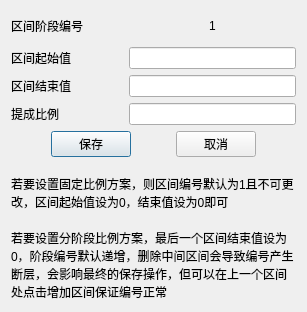
<?xml version="1.0" encoding="UTF-8"?>
<ui version="4.0">
 <class>BrokerRelaStatePop</class>
 <widget class="QDialog" name="BrokerRelaStatePop">
  <property name="geometry">
   <rect>
    <x>0</x>
    <y>0</y>
    <width>307</width>
    <height>312</height>
   </rect>
  </property>
  <property name="windowTitle">
   <string>区间设置</string>
  </property>
  <layout class="QVBoxLayout" name="verticalLayout_2">
   <item>
    <layout class="QVBoxLayout" name="verticalLayout" stretch="1,2,2,2,2,2,2">
     <item>
      <layout class="QHBoxLayout" name="horizontalLayout_5" stretch="2,3">
       <item>
        <widget class="QLabel" name="label_5">
         <property name="text">
          <string>区间阶段编号</string>
         </property>
        </widget>
       </item>
       <item>
        <widget class="QLabel" name="la_num">
         <property name="text">
          <string>1</string>
         </property>
         <property name="alignment">
          <set>Qt::AlignCenter</set>
         </property>
        </widget>
       </item>
      </layout>
     </item>
     <item>
      <layout class="QHBoxLayout" name="horizontalLayout_2" stretch="2,3">
       <item>
        <widget class="QLabel" name="label_2">
         <property name="text">
          <string>区间起始值</string>
         </property>
        </widget>
       </item>
       <item>
        <widget class="QLineEdit" name="le_start"/>
       </item>
      </layout>
     </item>
     <item>
      <layout class="QHBoxLayout" name="horizontalLayout" stretch="2,3">
       <item>
        <widget class="QLabel" name="label">
         <property name="text">
          <string>区间结束值</string>
         </property>
        </widget>
       </item>
       <item>
        <widget class="QLineEdit" name="le_end"/>
       </item>
      </layout>
     </item>
     <item>
      <layout class="QHBoxLayout" name="horizontalLayout_4" stretch="2,3">
       <item>
        <widget class="QLabel" name="label_4">
         <property name="text">
          <string>提成比例</string>
         </property>
        </widget>
       </item>
       <item>
        <widget class="QLineEdit" name="le_ratio"/>
       </item>
      </layout>
     </item>
     <item>
      <layout class="QHBoxLayout" name="horizontalLayout_3">
       <item>
        <spacer name="horizontalSpacer_3">
         <property name="orientation">
          <enum>Qt::Horizontal</enum>
         </property>
         <property name="sizeHint" stdset="0">
          <size>
           <width>40</width>
           <height>20</height>
          </size>
         </property>
        </spacer>
       </item>
       <item>
        <widget class="QPushButton" name="save_btn">
         <property name="text">
          <string>保存</string>
         </property>
        </widget>
       </item>
       <item>
        <spacer name="horizontalSpacer_2">
         <property name="orientation">
          <enum>Qt::Horizontal</enum>
         </property>
         <property name="sizeHint" stdset="0">
          <size>
           <width>40</width>
           <height>20</height>
          </size>
         </property>
        </spacer>
       </item>
       <item>
        <widget class="QPushButton" name="cancle_btn">
         <property name="text">
          <string>取消</string>
         </property>
        </widget>
       </item>
       <item>
        <spacer name="horizontalSpacer">
         <property name="orientation">
          <enum>Qt::Horizontal</enum>
         </property>
         <property name="sizeHint" stdset="0">
          <size>
           <width>40</width>
           <height>20</height>
          </size>
         </property>
        </spacer>
       </item>
      </layout>
     </item>
     <item>
      <widget class="QLabel" name="label_3">
       <property name="text">
        <string>若要设置固定比例方案，则区间编号默认为1且不可更改，区间起始值设为0，结束值设为0即可</string>
       </property>
       <property name="wordWrap">
        <bool>true</bool>
       </property>
      </widget>
     </item>
     <item>
      <widget class="QLabel" name="label_6">
       <property name="text">
        <string>若要设置分阶段比例方案，最后一个区间结束值设为0，阶段编号默认递增，删除中间区间会导致编号产生断层，会影响最终的保存操作，但可以在上一个区间处点击增加区间保证编号正常</string>
       </property>
       <property name="wordWrap">
        <bool>true</bool>
       </property>
      </widget>
     </item>
    </layout>
   </item>
  </layout>
 </widget>
 <resources/>
 <connections/>
</ui>
